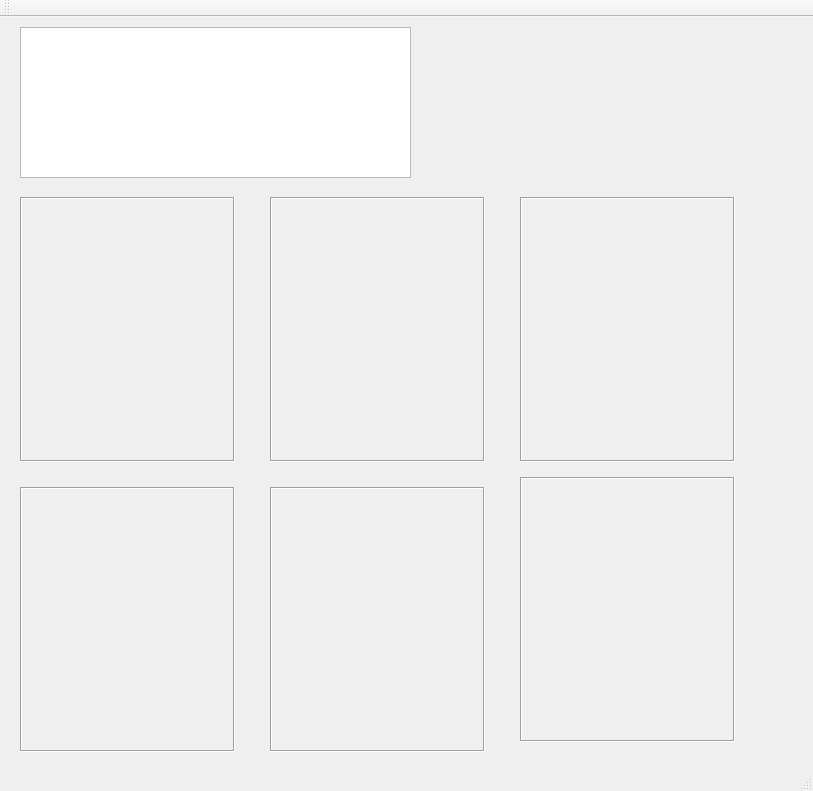
<?xml version="1.0" encoding="UTF-8"?>
<ui version="4.0">
 <class>MainWindow</class>
 <widget class="QMainWindow" name="MainWindow">
  <property name="geometry">
   <rect>
    <x>0</x>
    <y>0</y>
    <width>813</width>
    <height>791</height>
   </rect>
  </property>
  <property name="windowTitle">
   <string>MainWindow</string>
  </property>
  <widget class="QWidget" name="centralWidget">
   <widget class="QLabel" name="label_1">
    <property name="geometry">
     <rect>
      <x>20</x>
      <y>180</y>
      <width>215</width>
      <height>265</height>
     </rect>
    </property>
    <property name="frameShape">
     <enum>QFrame::Box</enum>
    </property>
    <property name="frameShadow">
     <enum>QFrame::Sunken</enum>
    </property>
    <property name="text">
     <string/>
    </property>
   </widget>
   <widget class="QLabel" name="label_2">
    <property name="geometry">
     <rect>
      <x>270</x>
      <y>180</y>
      <width>215</width>
      <height>265</height>
     </rect>
    </property>
    <property name="frameShape">
     <enum>QFrame::Box</enum>
    </property>
    <property name="frameShadow">
     <enum>QFrame::Sunken</enum>
    </property>
    <property name="text">
     <string/>
    </property>
   </widget>
   <widget class="QLabel" name="label_3">
    <property name="geometry">
     <rect>
      <x>520</x>
      <y>180</y>
      <width>215</width>
      <height>265</height>
     </rect>
    </property>
    <property name="frameShape">
     <enum>QFrame::Box</enum>
    </property>
    <property name="frameShadow">
     <enum>QFrame::Sunken</enum>
    </property>
    <property name="text">
     <string/>
    </property>
   </widget>
   <widget class="QLabel" name="label_4">
    <property name="geometry">
     <rect>
      <x>20</x>
      <y>470</y>
      <width>215</width>
      <height>265</height>
     </rect>
    </property>
    <property name="frameShape">
     <enum>QFrame::Box</enum>
    </property>
    <property name="frameShadow">
     <enum>QFrame::Sunken</enum>
    </property>
    <property name="text">
     <string/>
    </property>
   </widget>
   <widget class="QLabel" name="label_5">
    <property name="geometry">
     <rect>
      <x>270</x>
      <y>470</y>
      <width>215</width>
      <height>265</height>
     </rect>
    </property>
    <property name="frameShape">
     <enum>QFrame::Box</enum>
    </property>
    <property name="frameShadow">
     <enum>QFrame::Sunken</enum>
    </property>
    <property name="text">
     <string/>
    </property>
   </widget>
   <widget class="QLabel" name="label_6">
    <property name="geometry">
     <rect>
      <x>520</x>
      <y>460</y>
      <width>215</width>
      <height>265</height>
     </rect>
    </property>
    <property name="frameShape">
     <enum>QFrame::Box</enum>
    </property>
    <property name="frameShadow">
     <enum>QFrame::Sunken</enum>
    </property>
    <property name="text">
     <string/>
    </property>
   </widget>
   <widget class="QListWidget" name="listWidget">
    <property name="geometry">
     <rect>
      <x>20</x>
      <y>10</y>
      <width>391</width>
      <height>151</height>
     </rect>
    </property>
   </widget>
  </widget>
  <widget class="QMenuBar" name="menuBar">
   <property name="geometry">
    <rect>
     <x>0</x>
     <y>0</y>
     <width>813</width>
     <height>19</height>
    </rect>
   </property>
  </widget>
  <widget class="QToolBar" name="mainToolBar">
   <attribute name="toolBarArea">
    <enum>TopToolBarArea</enum>
   </attribute>
   <attribute name="toolBarBreak">
    <bool>false</bool>
   </attribute>
  </widget>
  <widget class="QStatusBar" name="statusBar"/>
 </widget>
 <layoutdefault spacing="6" margin="11"/>
 <resources/>
 <connections/>
</ui>
